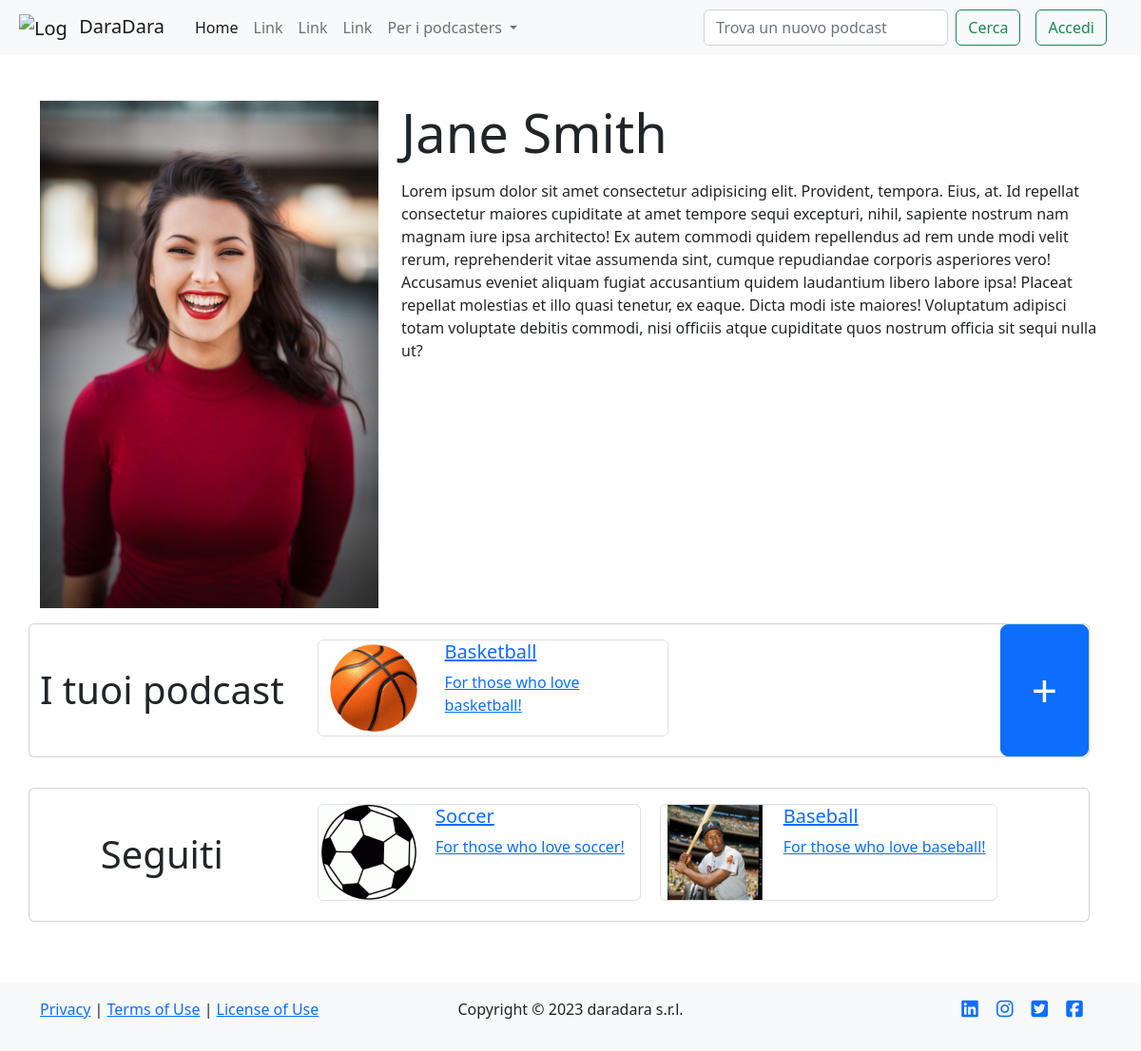
The page /profile/2 on the database its author committed.
### tables this page shows
CREATE TABLE "users" (
	"id"	INTEGER NOT NULL UNIQUE,
	"email"	TEXT NOT NULL UNIQUE,
	"password"	TEXT NOT NULL,
	"name"	TEXT NOT NULL,
	"surname"	TEXT NOT NULL,
	"propic"	TEXT NOT NULL,
	PRIMARY KEY("id" AUTOINCREMENT)
);

CREATE TABLE "podcasts" (
	"id"	INTEGER NOT NULL UNIQUE,
	"title"	TEXT NOT NULL UNIQUE,
	"desc"	TEXT NOT NULL,
	"img"	TEXT NOT NULL,
	"id_user"	INTEGER NOT NULL,
	FOREIGN KEY("id_user") REFERENCES "users"("id"),
	PRIMARY KEY("id" AUTOINCREMENT)
);

CREATE TABLE "follows" (
	"id_user"	INTEGER NOT NULL,
	"id_podcast"	INTEGER NOT NULL,
	FOREIGN KEY("id_user") REFERENCES "users"("id"),
	PRIMARY KEY("id_user","id_podcast")
);

### app.py (the view)
@app.route('/profile/<int:id>')
def profile(id):
    user = dao.get_user(id)
    podcasts = dao.get_podcasts_by_user(id_user=id)
    follows = dao.get_follows_join_podcasts(id_user=id)
    return render_template('profile.html', user=user, podcasts=podcasts, follows=follows)

### data/dao.py (called while the page is built)
def get_follows_join_podcasts(id_user):
    conn, cursor = connect()
    follows = False
    try:
        sql = 'SELECT * FROM follows, podcasts WHERE follows.id_podcast = podcasts.id AND follows.id_user = ?'
        cursor.execute(sql, (id_user,))
        follows = cursor.fetchall()
    except Exception as e:
        print(e)
    close(conn, cursor)
    return follows

def get_user(id):
    conn, cursor = connect()
    user = False
    try:
        sql = 'SELECT * FROM users WHERE id = ?'
        cursor.execute(sql, (id,))
        user = cursor.fetchone()
    except Exception as e:
        print(e)
    close(conn, cursor)
    return user

def get_podcasts_by_user(id_user):
    conn, cursor = connect()
    podcast = False
    try:
        sql = 'SELECT * FROM podcasts WHERE id_user = ?'
        cursor.execute(sql, (id_user,))
        podcast = cursor.fetchall()
    except Exception as e:
        print(e)
    close(conn, cursor)
    return podcast

def connect():
    conn = sqlite3.connect(PATH)
    conn.row_factory = sqlite3.Row
    cursor = conn.cursor()
    return conn, cursor

def close(conn, cursor):
    cursor.close()
    conn.close()

### templates/profile.html (shortened to what this page needs)
{% extends 'layout.html' %}
{% block content %}
<div class="row">
    <div class="col-12 col-lg-4 d-flex justify-content-center align-items-center">
        <img src="{{url_for('static', filename='uploads/images/propics/{0}{1}'.format(user.id, user.propic))}}" alt="Immagine profilo" class="img-fluid">
    </div>
    <div class="col">
        <div class="row display-4 mt-3 mt-lg-0 mb-3 mx-lg-0 mx-2">{{user.name}} {{user.surname}}</div>
        <div class="row mx-lg-0 mx-2">Lorem ipsum dolor sit amet consectetur adipisicing elit. Provident, tempora. Eius, at. Id repellat consectetur maiores cupiditate at amet tempore sequi excepturi, nihil, sapiente nostrum nam magnam iure ipsa architecto!
        Ex autem commodi quidem repellendus ad rem unde modi velit rerum, reprehenderit vitae assumenda sint, cumque repudiandae corporis asperiores vero! Accusamus eveniet aliquam fugiat accusantium quidem laudantium libero labore ipsa!
        Placeat repellat molestias et illo quasi tenetur, ex eaque. Dicta modi iste maiores! Voluptatum adipisci totam voluptate debitis commodi, nisi officiis atque cupiditate quos nostrum officia sit sequi nulla ut?</div>
    </div>
</div>
<div class="row">
    <div class="row mt-3">
        <div class="card mb-3 mx-lg-0 mx-2 p-0">
            <div class="row g-0">
                <div class="col-12 col-lg-3 d-flex justify-content-center align-items-center display-6">
                    I tuoi podcast
                </div>
                <div class="col">
                    <div class="card-body row g-2">
                        <div class="card-scroll">
                            {% for podcast in podcasts %}
                            <a href="{{ url_for('podcast', id=podcast.id) }}" class="d-inline-block mx-2 border rounded-2 px-2">
                                <div class="row">
                                <div class="col-4 d-flex align-items-center justify-content-center">
                                    <img src="{{url_for('static', filename='uploads/images/covers/{0}{1}'.format(podcast.id, podcast.img))}}" class="img-fluid" alt="Card image" style="max-width: 100px;">
                                </div>
                                <div class="col-8">
                                    <h5 class="">{{podcast.title}}</h5>
                                    <p class="text-wrap">{{podcast.desc}}</p>
                                </div>
                                </div>
                            </a>
                            {% endfor %}
                        </div>
                    </div>
                </div>
                <button class="col-1 btn btn-lg btn-primary d-flex justify-content-center align-items-center" style="font-size: xxx-large;" id="newPodBtn">+</button>
            </div>
        </div>
    </div>
    <div class="row mt-3">
        <div class="card mb-3 mx-lg-0 mx-2 p-0">
            <div class="row g-0">
                <div class="col-12 col-lg-3 d-flex justify-content-center align-items-center display-6">
                    Seguiti
                </div>
                <div class="col">
                    <div class="card-body row g-2">
                        <div class="card-scroll">
                            {% for follow in follows %}
                            <a href="{{ url_for('podcast', id=follow.id_podcast) }}"class="d-inline-block mx-2 border rounded-2 px-2">
                                <div class="row">
                                <div class="col-4 d-flex align-items-center justify-content-center">
                                    <img src="{{url_for('static', filename='uploads/images/covers/{0}{1}'.format(follow.id, follow.img))}}" class="img-fluid" alt="Card image" style="max-width: 100px;">
                                </div>
                                <div class="col-8">
                                    <h5 class="">{{follow.title}}</h5>
                                    <p class="text-wrap">{{follow.desc}}</p>
                                </div>
                                </div>
                            </a>
                            {% endfor %}
                        </div>
                    </div>
                </div>
            </div>
        </div>
    </div>
</div>
{% endblock %}

### templates/layout.html (shortened to what this page needs)
<!DOCTYPE html>
<html lang="it">
<head>
    <link href="https://cdn.jsdelivr.net/npm/bootstrap@5.2.3/dist/css/bootstrap.min.css" rel="stylesheet">
</head>
<body>
    <nav class="navbar navbar-expand-lg bg-light">
        <div class="container-fluid mx-2">
            <a class="navbar-brand" href="{{ url_for('index') }}">
                <img class="img-fluid" src="https://getbootstrap.com/docs/5.2/assets/brand/bootstrap-logo.svg" alt="Logo" style="max-width: 50px; max-height: 50px;">
                <h5 class="d-inline-block mb-0 mx-2">DaraDara</h5>
            </a>
            <div class="collapse navbar-collapse" id="navbarSupportedContent">
            <ul class="navbar-nav me-auto mb-2 mb-lg-0">
                <li class="nav-item">
                <a class="nav-link active" aria-current="page" href="{{ url_for('index') }}">Home</a>
                </li>
                <li class="nav-item">
                <a class="nav-link" href="#">Link</a>
                </li>
                <li class="nav-item">
                    <a class="nav-link" href="#">Link</a>
                </li>
                <li class="nav-item">
                    <a class="nav-link" href="#">Link</a>
                </li>
                <li class="nav-item dropdown">
                <a class="nav-link dropdown-toggle" href="#" role="button" data-bs-toggle="dropdown" aria-expanded="false">
                    Per i podcasters
                </a>
                </li>
            </ul>
            <form class="d-flex" role="search">
                <input class="form-control me-2" type="search" placeholder="Trova un nuovo podcast" aria-label="Search">
                <button class="btn btn-outline-success" type="submit">Cerca</button>
            </form>
                {% if not current_user.is_authenticated %}
                <button type="button" id="loginBtn" class="btn btn-outline-success btn-light my-3 my-lg-0 mx-lg-3">Accedi</button>
                {% else %}
                <a href="{{ url_for('profile', id = current_user.id) }}" ><button type="button" id="profileBtn" class="btn btn-outline-info btn-light my-3 my-lg-0 mx-lg-3">Profilo</button></a>
                <button type="button" id="logoutBtn" class="btn btn-outline-danger btn-light my-3 my-lg-0 mx-lg-3">Esci</button>
                {% endif %}
            </div>
        </div>
    </nav>
    <div class="container mt-5">
        {% block content %}{% endblock %}
    </div>
    <footer class="bg-light py-3 mt-5">
        <div class="container">
            <div class="row">
                <div class="col-4">
                    <p>
                        <a href="/privacy">Privacy</a> | <a href="/terms">Terms of Use</a> | <a href="/license">License of Use</a>
                    </p>
                </div>
                <div class="col">
                    <p class="text-center">Copyright &copy; 2023 daradara s.r.l.</p>
                </div>
                <div class="col-2 offset-2 d-flex flex-row-reverse justify-content-evenly social-icons">
                    <a href="#"><i class="fab fa-facebook-square fa-lg"></i></a>
                    <a href="#"><i class="fab fa-twitter-square fa-lg"></i></a>
                    <a href="#"><i class="fab fa-instagram fa-lg"></i></a>
                    <a href="#"><i class="fab fa-linkedin fa-lg"></i></a>
                </div>
            </div>
        </div>
    </footer>
</body>
</html>

### templates/profile.html (style rules this page uses)
.card-scroll { overflow-x: scroll; white-space: nowrap; }

### rows shown on the page
users: id+propic (picture), name "Jane", surname "Smith"
podcasts: id+img (picture), title "Basketball", desc "For those who love basketball!"
follows: img (picture), title "Soccer", desc "For those who love soccer!"
follows: img (picture), title "Baseball", desc "For those who love baseball!"
